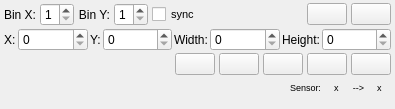
<?xml version="1.0" encoding="UTF-8"?>
<ui version="4.0">
 <class>Form</class>
 <widget class="QWidget" name="Form">
  <property name="geometry">
   <rect>
    <x>0</x>
    <y>0</y>
    <width>395</width>
    <height>109</height>
   </rect>
  </property>
  <property name="sizePolicy">
   <sizepolicy hsizetype="MinimumExpanding" vsizetype="MinimumExpanding">
    <horstretch>0</horstretch>
    <verstretch>0</verstretch>
   </sizepolicy>
  </property>
  <property name="minimumSize">
   <size>
    <width>395</width>
    <height>70</height>
   </size>
  </property>
  <property name="maximumSize">
   <size>
    <width>430</width>
    <height>109</height>
   </size>
  </property>
  <property name="windowTitle">
   <string>HW Resolution and Binning</string>
  </property>
  <layout class="QVBoxLayout" name="verticalLayout">
   <property name="spacing">
    <number>2</number>
   </property>
   <property name="leftMargin">
    <number>4</number>
   </property>
   <property name="topMargin">
    <number>3</number>
   </property>
   <property name="rightMargin">
    <number>4</number>
   </property>
   <property name="bottomMargin">
    <number>3</number>
   </property>
   <item>
    <layout class="QHBoxLayout" name="horizontalLayout_2">
     <property name="spacing">
      <number>4</number>
     </property>
     <item>
      <widget class="QLabel" name="bin_x_label">
       <property name="text">
        <string>Bin X:</string>
       </property>
       <property name="alignment">
        <set>Qt::AlignRight|Qt::AlignTrailing|Qt::AlignVCenter</set>
       </property>
      </widget>
     </item>
     <item>
      <widget class="PyDMSpinboxEnter" name="bin_x_spinbox">
       <property name="toolTip">
        <string/>
       </property>
       <property name="keyboardTracking">
        <bool>false</bool>
       </property>
       <property name="decimals">
        <number>0</number>
       </property>
       <property name="minimum">
        <double>1.000000000000000</double>
       </property>
       <property name="maximum">
        <double>9.000000000000000</double>
       </property>
       <property name="showUnits" stdset="0">
        <bool>false</bool>
       </property>
       <property name="precisionFromPV" stdset="0">
        <bool>false</bool>
       </property>
       <property name="alarmSensitiveContent" stdset="0">
        <bool>false</bool>
       </property>
       <property name="alarmSensitiveBorder" stdset="0">
        <bool>false</bool>
       </property>
       <property name="PyDMToolTip" stdset="0">
        <string/>
       </property>
       <property name="monitorDisp" stdset="0">
        <bool>true</bool>
       </property>
       <property name="channel" stdset="0">
        <string>${cam_prefix}:BinX</string>
       </property>
       <property name="userDefinedLimits" stdset="0">
        <bool>true</bool>
       </property>
       <property name="userMaximum" stdset="0">
        <double>9.000000000000000</double>
       </property>
       <property name="precision" stdset="0">
        <number>0</number>
       </property>
       <property name="showStepExponent" stdset="0">
        <bool>false</bool>
       </property>
       <property name="writeOnPress" stdset="0">
        <bool>true</bool>
       </property>
      </widget>
     </item>
     <item>
      <widget class="QLabel" name="bin_y_label">
       <property name="text">
        <string>Bin Y:</string>
       </property>
       <property name="alignment">
        <set>Qt::AlignRight|Qt::AlignTrailing|Qt::AlignVCenter</set>
       </property>
      </widget>
     </item>
     <item>
      <widget class="PyDMSpinboxEnter" name="bin_y_spinbox">
       <property name="toolTip">
        <string/>
       </property>
       <property name="keyboardTracking">
        <bool>false</bool>
       </property>
       <property name="decimals">
        <number>0</number>
       </property>
       <property name="minimum">
        <double>1.000000000000000</double>
       </property>
       <property name="maximum">
        <double>9.000000000000000</double>
       </property>
       <property name="showUnits" stdset="0">
        <bool>false</bool>
       </property>
       <property name="precisionFromPV" stdset="0">
        <bool>false</bool>
       </property>
       <property name="alarmSensitiveContent" stdset="0">
        <bool>false</bool>
       </property>
       <property name="alarmSensitiveBorder" stdset="0">
        <bool>false</bool>
       </property>
       <property name="PyDMToolTip" stdset="0">
        <string/>
       </property>
       <property name="monitorDisp" stdset="0">
        <bool>true</bool>
       </property>
       <property name="channel" stdset="0">
        <string>${cam_prefix}:BinY</string>
       </property>
       <property name="userDefinedLimits" stdset="0">
        <bool>true</bool>
       </property>
       <property name="userMaximum" stdset="0">
        <double>9.000000000000000</double>
       </property>
       <property name="precision" stdset="0">
        <number>0</number>
       </property>
       <property name="showStepExponent" stdset="0">
        <bool>false</bool>
       </property>
       <property name="writeOnPress" stdset="0">
        <bool>true</bool>
       </property>
      </widget>
     </item>
     <item>
      <widget class="QCheckBox" name="sync_bins_checkbox">
       <property name="font">
        <font>
         <pointsize>8</pointsize>
        </font>
       </property>
       <property name="toolTip">
        <string>Sync Bin XandY</string>
       </property>
       <property name="text">
        <string>sync</string>
       </property>
      </widget>
     </item>
     <item>
      <spacer name="spacer_3">
       <property name="orientation">
        <enum>Qt::Horizontal</enum>
       </property>
       <property name="sizeHint" stdset="0">
        <size>
         <width>10</width>
         <height>19</height>
        </size>
       </property>
      </spacer>
     </item>
     <item>
      <widget class="QPushButton" name="reset_roi_button">
       <property name="minimumSize">
        <size>
         <width>40</width>
         <height>0</height>
        </size>
       </property>
       <property name="maximumSize">
        <size>
         <width>45</width>
         <height>16777215</height>
        </size>
       </property>
       <property name="text">
        <string/>
       </property>
      </widget>
     </item>
     <item>
      <widget class="QPushButton" name="crop_button">
       <property name="minimumSize">
        <size>
         <width>40</width>
         <height>0</height>
        </size>
       </property>
       <property name="maximumSize">
        <size>
         <width>45</width>
         <height>16777215</height>
        </size>
       </property>
       <property name="text">
        <string/>
       </property>
       <property name="checkable">
        <bool>true</bool>
       </property>
      </widget>
     </item>
    </layout>
   </item>
   <item>
    <layout class="QGridLayout" name="gridLayout_2">
     <item row="0" column="0">
      <widget class="QLabel" name="roi_x_label">
       <property name="text">
        <string>X:</string>
       </property>
      </widget>
     </item>
     <item row="0" column="2">
      <widget class="QLabel" name="roi_y_label">
       <property name="text">
        <string>Y:</string>
       </property>
      </widget>
     </item>
     <item row="0" column="1">
      <widget class="PyDMSpinboxEnter" name="roi_x_spinbox">
       <property name="sizePolicy">
        <sizepolicy hsizetype="Expanding" vsizetype="Fixed">
         <horstretch>0</horstretch>
         <verstretch>0</verstretch>
        </sizepolicy>
       </property>
       <property name="maximumSize">
        <size>
         <width>100</width>
         <height>16777215</height>
        </size>
       </property>
       <property name="toolTip">
        <string/>
       </property>
       <property name="keyboardTracking">
        <bool>false</bool>
       </property>
       <property name="decimals">
        <number>0</number>
       </property>
       <property name="showUnits" stdset="0">
        <bool>false</bool>
       </property>
       <property name="precisionFromPV" stdset="0">
        <bool>false</bool>
       </property>
       <property name="alarmSensitiveContent" stdset="0">
        <bool>false</bool>
       </property>
       <property name="alarmSensitiveBorder" stdset="0">
        <bool>false</bool>
       </property>
       <property name="PyDMToolTip" stdset="0">
        <string/>
       </property>
       <property name="monitorDisp" stdset="0">
        <bool>true</bool>
       </property>
       <property name="channel" stdset="0">
        <string>${cam_prefix}:MinX</string>
       </property>
       <property name="userDefinedLimits" stdset="0">
        <bool>true</bool>
       </property>
       <property name="userMaximum" stdset="0">
        <double>99999.000000000000000</double>
       </property>
       <property name="precision" stdset="0">
        <number>0</number>
       </property>
       <property name="showStepExponent" stdset="0">
        <bool>false</bool>
       </property>
       <property name="writeOnPress" stdset="0">
        <bool>true</bool>
       </property>
      </widget>
     </item>
     <item row="0" column="6">
      <widget class="QLabel" name="roi_height_label">
       <property name="text">
        <string>Height:</string>
       </property>
      </widget>
     </item>
     <item row="0" column="4">
      <widget class="QLabel" name="roi_width_label">
       <property name="text">
        <string>Width:</string>
       </property>
      </widget>
     </item>
     <item row="0" column="3">
      <widget class="PyDMSpinboxEnter" name="roi_y_spinbox">
       <property name="sizePolicy">
        <sizepolicy hsizetype="Expanding" vsizetype="Fixed">
         <horstretch>0</horstretch>
         <verstretch>0</verstretch>
        </sizepolicy>
       </property>
       <property name="maximumSize">
        <size>
         <width>100</width>
         <height>16777215</height>
        </size>
       </property>
       <property name="toolTip">
        <string/>
       </property>
       <property name="keyboardTracking">
        <bool>false</bool>
       </property>
       <property name="decimals">
        <number>0</number>
       </property>
       <property name="showUnits" stdset="0">
        <bool>false</bool>
       </property>
       <property name="precisionFromPV" stdset="0">
        <bool>false</bool>
       </property>
       <property name="alarmSensitiveContent" stdset="0">
        <bool>false</bool>
       </property>
       <property name="alarmSensitiveBorder" stdset="0">
        <bool>false</bool>
       </property>
       <property name="PyDMToolTip" stdset="0">
        <string/>
       </property>
       <property name="monitorDisp" stdset="0">
        <bool>true</bool>
       </property>
       <property name="channel" stdset="0">
        <string>${cam_prefix}:MinY</string>
       </property>
       <property name="userDefinedLimits" stdset="0">
        <bool>true</bool>
       </property>
       <property name="userMaximum" stdset="0">
        <double>99999.000000000000000</double>
       </property>
       <property name="precision" stdset="0">
        <number>0</number>
       </property>
       <property name="showStepExponent" stdset="0">
        <bool>false</bool>
       </property>
       <property name="writeOnPress" stdset="0">
        <bool>true</bool>
       </property>
      </widget>
     </item>
     <item row="0" column="5">
      <widget class="PyDMSpinboxEnter" name="roi_width_spinbox">
       <property name="sizePolicy">
        <sizepolicy hsizetype="Expanding" vsizetype="Fixed">
         <horstretch>0</horstretch>
         <verstretch>0</verstretch>
        </sizepolicy>
       </property>
       <property name="maximumSize">
        <size>
         <width>100</width>
         <height>16777215</height>
        </size>
       </property>
       <property name="toolTip">
        <string/>
       </property>
       <property name="keyboardTracking">
        <bool>false</bool>
       </property>
       <property name="decimals">
        <number>0</number>
       </property>
       <property name="showUnits" stdset="0">
        <bool>false</bool>
       </property>
       <property name="precisionFromPV" stdset="0">
        <bool>false</bool>
       </property>
       <property name="alarmSensitiveContent" stdset="0">
        <bool>false</bool>
       </property>
       <property name="alarmSensitiveBorder" stdset="0">
        <bool>false</bool>
       </property>
       <property name="PyDMToolTip" stdset="0">
        <string/>
       </property>
       <property name="monitorDisp" stdset="0">
        <bool>true</bool>
       </property>
       <property name="channel" stdset="0">
        <string>${cam_prefix}:SizeX</string>
       </property>
       <property name="userDefinedLimits" stdset="0">
        <bool>true</bool>
       </property>
       <property name="userMaximum" stdset="0">
        <double>99999.000000000000000</double>
       </property>
       <property name="precision" stdset="0">
        <number>0</number>
       </property>
       <property name="showStepExponent" stdset="0">
        <bool>false</bool>
       </property>
       <property name="writeOnPress" stdset="0">
        <bool>true</bool>
       </property>
      </widget>
     </item>
     <item row="0" column="7">
      <widget class="PyDMSpinboxEnter" name="roi_height_spinbox">
       <property name="sizePolicy">
        <sizepolicy hsizetype="Expanding" vsizetype="Fixed">
         <horstretch>0</horstretch>
         <verstretch>0</verstretch>
        </sizepolicy>
       </property>
       <property name="maximumSize">
        <size>
         <width>100</width>
         <height>16777215</height>
        </size>
       </property>
       <property name="toolTip">
        <string/>
       </property>
       <property name="keyboardTracking">
        <bool>false</bool>
       </property>
       <property name="decimals">
        <number>0</number>
       </property>
       <property name="showUnits" stdset="0">
        <bool>false</bool>
       </property>
       <property name="precisionFromPV" stdset="0">
        <bool>false</bool>
       </property>
       <property name="alarmSensitiveContent" stdset="0">
        <bool>false</bool>
       </property>
       <property name="alarmSensitiveBorder" stdset="0">
        <bool>false</bool>
       </property>
       <property name="PyDMToolTip" stdset="0">
        <string/>
       </property>
       <property name="monitorDisp" stdset="0">
        <bool>true</bool>
       </property>
       <property name="channel" stdset="0">
        <string>${cam_prefix}:SizeY</string>
       </property>
       <property name="userDefinedLimits" stdset="0">
        <bool>true</bool>
       </property>
       <property name="userMaximum" stdset="0">
        <double>99999.000000000000000</double>
       </property>
       <property name="precision" stdset="0">
        <number>0</number>
       </property>
       <property name="showStepExponent" stdset="0">
        <bool>false</bool>
       </property>
       <property name="writeOnPress" stdset="0">
        <bool>true</bool>
       </property>
      </widget>
     </item>
    </layout>
   </item>
   <item>
    <widget class="QWidget" name="roi_tools_row" native="true">
     <layout class="QHBoxLayout" name="horizontalLayout">
      <property name="spacing">
       <number>4</number>
      </property>
      <property name="leftMargin">
       <number>0</number>
      </property>
      <property name="topMargin">
       <number>0</number>
      </property>
      <property name="rightMargin">
       <number>0</number>
      </property>
      <property name="bottomMargin">
       <number>0</number>
      </property>
      <item>
       <spacer name="spacer">
        <property name="orientation">
         <enum>Qt::Horizontal</enum>
        </property>
        <property name="sizeHint" stdset="0">
         <size>
          <width>10</width>
          <height>19</height>
         </size>
        </property>
       </spacer>
      </item>
      <item>
       <widget class="QPushButton" name="move_button">
        <property name="minimumSize">
         <size>
          <width>40</width>
          <height>0</height>
         </size>
        </property>
        <property name="maximumSize">
         <size>
          <width>45</width>
          <height>16777215</height>
         </size>
        </property>
        <property name="text">
         <string/>
        </property>
        <property name="checkable">
         <bool>true</bool>
        </property>
       </widget>
      </item>
      <item>
       <widget class="QPushButton" name="center_button">
        <property name="minimumSize">
         <size>
          <width>40</width>
          <height>0</height>
         </size>
        </property>
        <property name="maximumSize">
         <size>
          <width>45</width>
          <height>16777215</height>
         </size>
        </property>
        <property name="text">
         <string/>
        </property>
        <property name="checkable">
         <bool>true</bool>
        </property>
       </widget>
      </item>
      <item>
       <widget class="QPushButton" name="draw_button">
        <property name="minimumSize">
         <size>
          <width>40</width>
          <height>0</height>
         </size>
        </property>
        <property name="maximumSize">
         <size>
          <width>45</width>
          <height>16777215</height>
         </size>
        </property>
        <property name="text">
         <string/>
        </property>
        <property name="checkable">
         <bool>true</bool>
        </property>
       </widget>
      </item>
      <item>
       <widget class="QPushButton" name="confirm_button">
        <property name="minimumSize">
         <size>
          <width>40</width>
          <height>0</height>
         </size>
        </property>
        <property name="maximumSize">
         <size>
          <width>45</width>
          <height>16777215</height>
         </size>
        </property>
        <property name="text">
         <string/>
        </property>
       </widget>
      </item>
      <item>
       <widget class="QPushButton" name="cancel_button">
        <property name="minimumSize">
         <size>
          <width>40</width>
          <height>0</height>
         </size>
        </property>
        <property name="maximumSize">
         <size>
          <width>45</width>
          <height>16777215</height>
         </size>
        </property>
        <property name="text">
         <string/>
        </property>
       </widget>
      </item>
     </layout>
    </widget>
   </item>
   <item>
    <layout class="QHBoxLayout" name="horizontalLayout_resolution">
     <property name="spacing">
      <number>4</number>
     </property>
     <item>
      <spacer name="spacer_2">
       <property name="orientation">
        <enum>Qt::Horizontal</enum>
       </property>
       <property name="sizeHint" stdset="0">
        <size>
         <width>40</width>
         <height>20</height>
        </size>
       </property>
      </spacer>
     </item>
     <item>
      <widget class="QLabel" name="sensor_static_label">
       <property name="font">
        <font>
         <pointsize>7</pointsize>
        </font>
       </property>
       <property name="text">
        <string>Sensor:</string>
       </property>
      </widget>
     </item>
     <item>
      <widget class="PyDMLabel" name="sensor_width_label">
       <property name="maximumSize">
        <size>
         <width>70</width>
         <height>16777215</height>
        </size>
       </property>
       <property name="font">
        <font>
         <pointsize>7</pointsize>
        </font>
       </property>
       <property name="precision">
        <number>0</number>
       </property>
       <property name="showUnits">
        <bool>false</bool>
       </property>
       <property name="precisionFromPV">
        <bool>false</bool>
       </property>
       <property name="alarmSensitiveContent">
        <bool>false</bool>
       </property>
       <property name="alarmSensitiveBorder">
        <bool>false</bool>
       </property>
       <property name="PyDMToolTip">
        <string/>
       </property>
       <property name="channel">
        <string>calc://eff_w?expr=A/B&amp;A=${cam_prefix}:SizeX_RBV&amp;B=${cam_prefix}:BinX_RBV</string>
       </property>
       <property name="enableRichText">
        <bool>false</bool>
       </property>
      </widget>
     </item>
     <item>
      <widget class="QLabel" name="sensor_x_sep_label">
       <property name="font">
        <font>
         <pointsize>7</pointsize>
        </font>
       </property>
       <property name="text">
        <string>x</string>
       </property>
      </widget>
     </item>
     <item>
      <widget class="PyDMLabel" name="sensor_height_label">
       <property name="maximumSize">
        <size>
         <width>70</width>
         <height>16777215</height>
        </size>
       </property>
       <property name="font">
        <font>
         <pointsize>7</pointsize>
        </font>
       </property>
       <property name="precision">
        <number>0</number>
       </property>
       <property name="showUnits">
        <bool>false</bool>
       </property>
       <property name="precisionFromPV">
        <bool>false</bool>
       </property>
       <property name="alarmSensitiveContent">
        <bool>false</bool>
       </property>
       <property name="alarmSensitiveBorder">
        <bool>false</bool>
       </property>
       <property name="PyDMToolTip">
        <string/>
       </property>
       <property name="channel">
        <string>calc://eff_w?expr=A/B&amp;A=${cam_prefix}:SizeX_RBV&amp;B=${cam_prefix}:BinX_RBV</string>
       </property>
       <property name="enableRichText">
        <bool>false</bool>
       </property>
      </widget>
     </item>
     <item>
      <widget class="QLabel" name="effective_static_label">
       <property name="font">
        <font>
         <pointsize>7</pointsize>
        </font>
       </property>
       <property name="text">
        <string>--&gt;</string>
       </property>
       <property name="alignment">
        <set>Qt::AlignRight|Qt::AlignTrailing|Qt::AlignVCenter</set>
       </property>
      </widget>
     </item>
     <item>
      <widget class="PyDMLabel" name="effective_width_label">
       <property name="maximumSize">
        <size>
         <width>70</width>
         <height>16777215</height>
        </size>
       </property>
       <property name="font">
        <font>
         <pointsize>7</pointsize>
        </font>
       </property>
       <property name="precision">
        <number>0</number>
       </property>
       <property name="showUnits">
        <bool>false</bool>
       </property>
       <property name="precisionFromPV">
        <bool>false</bool>
       </property>
       <property name="alarmSensitiveContent">
        <bool>false</bool>
       </property>
       <property name="alarmSensitiveBorder">
        <bool>false</bool>
       </property>
       <property name="PyDMToolTip">
        <string/>
       </property>
       <property name="channel">
        <string>calc://eff_w?expr=A/B&amp;A=${cam_prefix}:SizeX_RBV&amp;B=${cam_prefix}:BinX_RBV</string>
       </property>
       <property name="enableRichText">
        <bool>false</bool>
       </property>
      </widget>
     </item>
     <item>
      <widget class="QLabel" name="effective_x_sep_label">
       <property name="font">
        <font>
         <pointsize>7</pointsize>
        </font>
       </property>
       <property name="text">
        <string>x</string>
       </property>
      </widget>
     </item>
     <item>
      <widget class="PyDMLabel" name="effective_height_label">
       <property name="maximumSize">
        <size>
         <width>70</width>
         <height>16777215</height>
        </size>
       </property>
       <property name="font">
        <font>
         <pointsize>7</pointsize>
        </font>
       </property>
       <property name="precision">
        <number>0</number>
       </property>
       <property name="showUnits">
        <bool>false</bool>
       </property>
       <property name="precisionFromPV">
        <bool>false</bool>
       </property>
       <property name="alarmSensitiveContent">
        <bool>false</bool>
       </property>
       <property name="alarmSensitiveBorder">
        <bool>false</bool>
       </property>
       <property name="PyDMToolTip">
        <string/>
       </property>
       <property name="channel">
        <string>calc://eff_w?expr=A/B&amp;A=${cam_prefix}:SizeX_RBV&amp;B=${cam_prefix}:BinX_RBV</string>
       </property>
       <property name="enableRichText">
        <bool>false</bool>
       </property>
      </widget>
     </item>
    </layout>
   </item>
   <item>
    <spacer name="verticalSpacer">
     <property name="orientation">
      <enum>Qt::Vertical</enum>
     </property>
     <property name="sizeHint" stdset="0">
      <size>
       <width>20</width>
       <height>40</height>
      </size>
     </property>
    </spacer>
   </item>
  </layout>
 </widget>
 <customwidgets>
  <customwidget>
   <class>PyDMLabel</class>
   <extends>QLabel</extends>
   <header>pydm.widgets.label</header>
  </customwidget>
  <customwidget>
   <class>PyDMSpinboxEnter</class>
   <extends>QDoubleSpinBox</extends>
   <header>pcdswidgets.imaging.common.spinbox</header>
  </customwidget>
 </customwidgets>
 <resources/>
 <connections/>
</ui>
